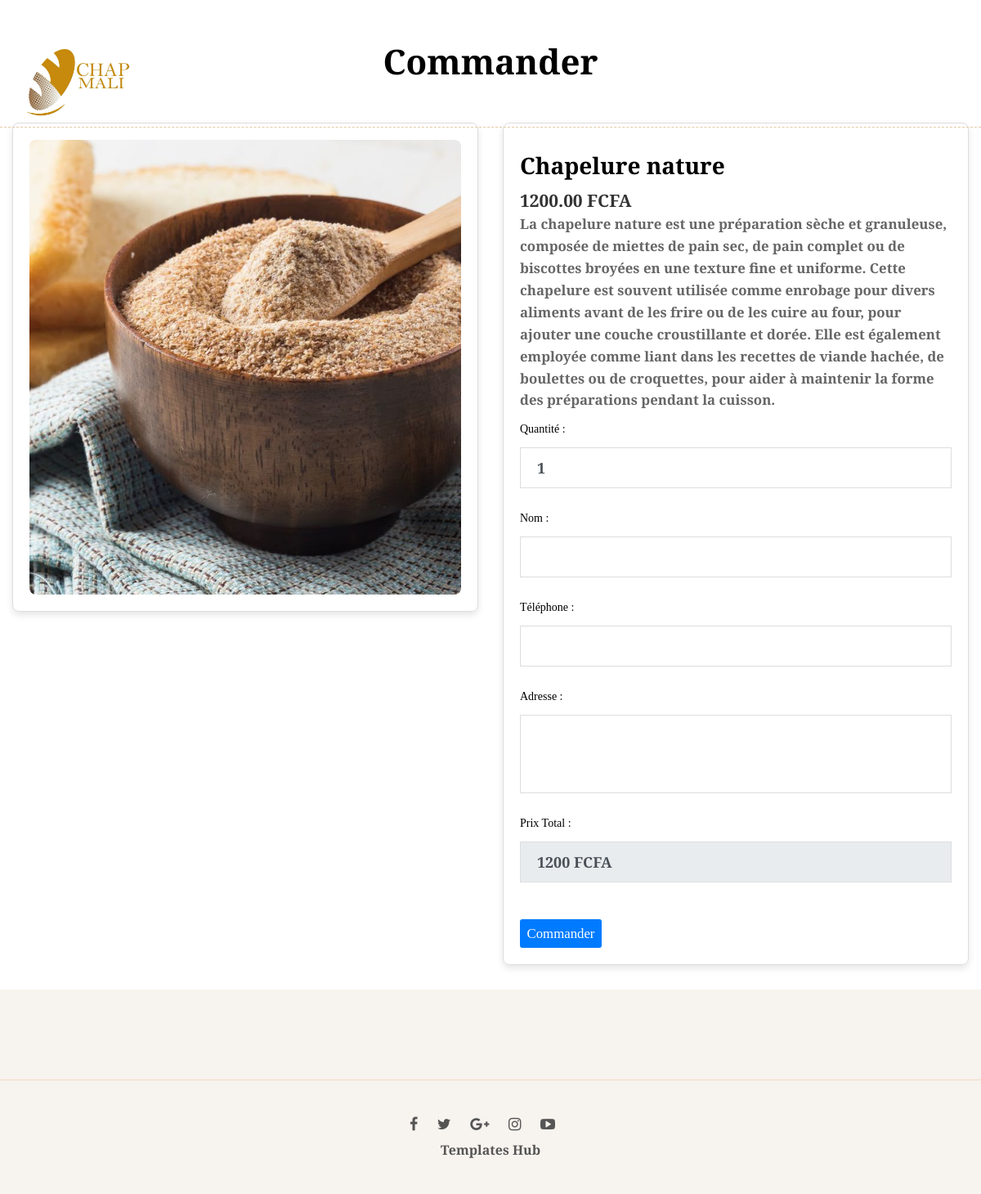
The page /order/3/ on the database its author committed.
### chapmaliApp/models.py (models this page shows, shortened)
class Product(models.Model):
    category = models.ForeignKey(Category, related_name='products', on_delete=models.CASCADE)
    name = models.CharField(max_length=100)
    description = models.TextField()
    price = models.DecimalField(max_digits=10, decimal_places=2)
    min_quantity = models.PositiveIntegerField(default=1)
    image = models.ImageField(upload_to='products/')

### chapmaliApp/views.py (the view, shortened to what this page needs)
# urls.py: path('order/<int:product_id>/', views.order_product, name='order_product'),
def order_product(request, product_id):
    product = get_object_or_404(Product, id=product_id)
    return render(request, 'order_product.html', {'product': product})

### templates/order_product.html (shortened to what this page needs)
{% load static %}
<!DOCTYPE html>
<html lang="fr">
<head>
    <link rel="stylesheet" href="{% static 'plugins/font-awesome/css/font-awesome.min.css' %}">
    <link rel="stylesheet" href="{% static 'plugins/bootstrap4/css/bootstrap.min.css' %}">
    <link rel="stylesheet" href="{% static 'plugins/owl-carousel/assets/owl.carousel.css' %}">
    <link rel="stylesheet" href="{% static 'plugins/slick/slick/slick.css' %}">
    <link rel="stylesheet" href="{% static 'plugins/lightGallery-master/dist/css/lightgallery.min.css' %}">
    <link rel="stylesheet" href="{% static 'plugins/jquery-bar-rating/dist/themes/fontawesome-stars.css' %}">
    <link rel="stylesheet" href="{% static 'plugins/jquery-ui/jquery-ui.min.css' %}">
    <link rel="stylesheet" href="{% static 'plugins/select2/dist/css/select2.min.css' %}">
    <link rel="stylesheet" href="{% static 'plugins/chikery-icon/style.css' %}">
    <link rel="stylesheet" href="{% static 'css/style.css' %}">
</head>
<body>
    <header class="header header--default header--home-4 line" data-sticky="true">
        <div class="header__center">
            <div class="header__logo">
                <a class="ps-logo" href="{% url 'home' %}"><img src="{% static '/img/ChapMali.jpg' %}" alt="Chap Mali"></a>
            </div>
        </div>
    </header>
    <div class="container">
        <div class="order-form-heading">
            <h2>Commander</h2>
        </div>
        <div class="ps-product-box">
            <div class="row">
                <div class="col-md-6">
                    <div class="product-order-card">
                        <img src="{{ product.image.url }}" alt="{{ product.name }}">
                    </div>
                </div>
                <div class="col-md-6">
                    <div class="product-order-card">
                        <h3>{{ product.name }}</h3>
                        <div class="price">{{ product.price }} FCFA</div>
                        <p>{{ product.description }}</p>
                        <form method="post" action="{% url 'order_product' product.id %}">
                            <div class="form-group">
                                <label for="quantity">Quantité :</label>
                                <input type="number" id="quantity" name="quantity" class="form-control" value="1" min="{{ product.min_quantity }}" required oninput="updateTotalPrice()">
                            </div>
                            <div class="form-group">
                                <label for="customer_name">Nom :</label>
                                <input type="text" id="customer_name" name="customer_name" class="form-control" required>
                            </div>
                            <div class="form-group">
                                <label for="customer_phone">Téléphone :</label>
                                <input type="text" id="customer_phone" name="customer_phone" class="form-control" required>
                            </div>
                            <div class="form-group">
                                <label for="customer_address">Adresse :</label>
                                <textarea id="customer_address" name="customer_address" class="form-control" required></textarea>
                            </div>
                            <div class="form-group">
                                <label for="total_price">Prix Total :</label>
                                <input type="text" id="total_price" name="total_price" class="form-control" readonly>
                            </div>
                            <button type="submit" class="btn btn-primary order-btn">Commander</button>
                        </form>
                    </div>
                </div>
            </div>
        </div>
    </div>
    <footer class="ps-footer ps-footer--light">
        <div class="ps-footer__bottom">
            <div class="container">
                <ul class="ps-list--social">
                    <li><a href="#"><i class="fa fa-facebook"></i></a></li>
                    <li><a href="#"><i class="fa fa-twitter"></i></a></li>
                    <li><a href="#"><i class="fa fa-google-plus"></i></a></li>
                    <li><a href="#"><i class="fa fa-instagram"></i></a></li>
                    <li><a href="#"><i class="fa fa-youtube-play"></i></a></li>
                </ul>
                <p><a href="https://www.templateshub.net" target="_blank">Templates Hub</a></p>
            </div>
        </div>
    </footer>
</body>
</html>

### templates/order_product.html (style rules this page uses)
.product-order-card { border: 1px solid #ddd; border-radius: 8px; padding: 20px; margin-bottom: 30px; box-shadow: 0 4px 8px rgba(0, 0, 0, 0.1); transition: transform 0.2s; }
.product-order-card img { max-width: 100%; height: auto; border-radius: 8px; }
.product-order-card h3 { font-size: 2em; margin-top: 15px; font-weight: 600; }
.product-order-card p { font-size: 1.2em; color: #666; }
.product-order-card .price { font-size: 1.5em; font-weight: 700; color: #333; margin-top: 10px; }
.order-form-heading { text-align: center; margin-top: 50px; margin-bottom: 50px; }
.order-form-heading h2 { font-size: 3em; font-weight: 700; }
.order-btn { margin-top: 20px; font-size: 1.2em; font-family: 'Cormorant Garamond', serif; }

### rows shown on the page
Product: image (picture), name "Chapelure nature", price "1200.00", description "La chapelure nature est une préparation sèche et granuleuse, composée de miettes de pain sec, de pain complet ou de biscottes broyées en une texture fine et uniforme. Cette chapelure est souvent utilisée comme enrobage pour divers aliments avant de les frire ou de les cuire au four, pour ajouter une couche croustillante et dorée. Elle est également employée comme liant dans les recettes de viande hachée, de boulettes ou de croquettes, pour aider à maintenir la forme des préparations pendant la cuisson."
